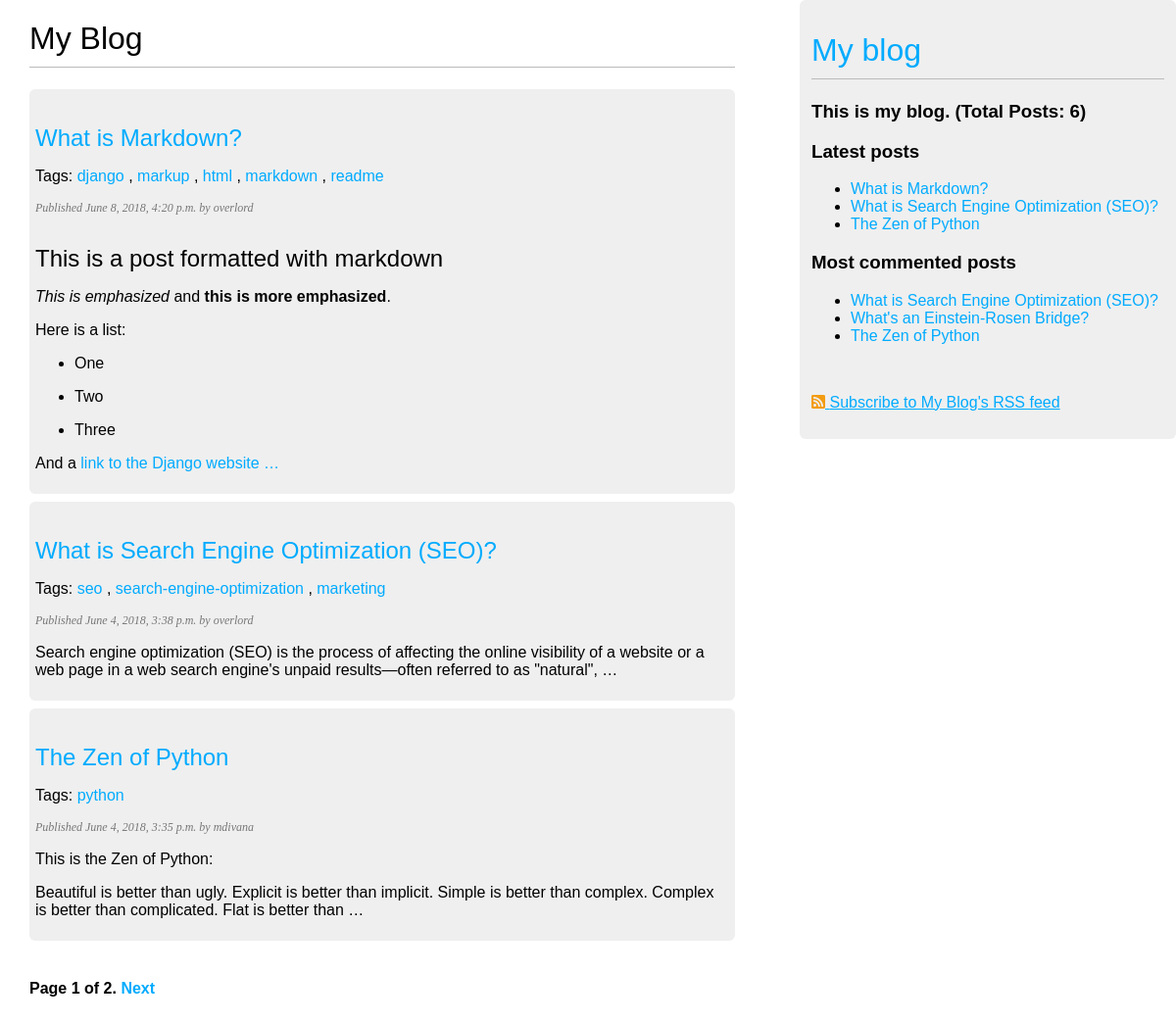
Screenshot of /blog/ with the database file from the repository.
### blog/models.py (models this page shows, shortened)
class Post(models.Model):
    STATUS_CHOICES = (
        ("draft", "Draft"),
        ("published", "Published"),
    )
    title = models.CharField(max_length=250)
    slug = models.SlugField(max_length=250, unique_for_date="publish")
    author = models.ForeignKey(User, related_name="blog_posts", on_delete=models.CASCADE)
    body = models.TextField()
    publish = models.DateTimeField(default=timezone.now)
    created = models.DateTimeField(auto_now_add=True)
    updated = models.DateTimeField(auto_now=True)
    status = models.CharField(max_length=10, choices=STATUS_CHOICES, default="draft")
    tags = TaggableManager()
    class Meta:
        ordering = ('-publish',)
    objects = models.Manager()  # Default Manager
    published = PublishedManager()  # Our custom manager
    drafted = DraftedManager()  # Our custom manager
    def get_absolute_url(self):
        return reverse('blog:post_detail',
                       args=[self.publish.year,
                             self.publish.strftime('%m'),
                             self.publish.strftime('%d'),
                             self.slug])

### blog/views.py (the view)
# urls.py: url(r'^tag/(?P<tag_slug>[-\w]+)/$', views.post_list, name='post_list_by_tag'),
def post_list(request, tag_slug=None):
    object_list = Post.published.all()
    tag = None
    if tag_slug:
        tag = get_object_or_404(Tag, slug=tag_slug)
        object_list = object_list.filter(tags__in=[tag])
    paginator = Paginator(object_list, 3)   # 3 posts in each page
    page = request.GET.get('page')
    try:
        posts = paginator.page(page)
    except PageNotAnInteger:
        posts = paginator.page(1)
    except EmptyPage:
        posts = paginator.page(paginator.num_pages)
    return render(request, 'blog/post/list.html', {'page': page,
                                                   'posts': posts,
                                                   'tag': tag})

### blog/models.py (called while the page is built)
    def get_queryset(self):
        return super(PublishedManager, self).get_queryset().filter(status='published')

### blog/templatetags/blog_tags.py (called while the page is built)
@register.simple_tag
def total_posts():
    return Post.published.count()

@register.inclusion_tag('blog/post/latest_posts.html')
def show_latest_posts(count=5):
    latest_posts = Post.published.order_by('-publish')[:count]
    return {'latest_posts': latest_posts}

@register.simple_tag
def get_most_commented_posts(count=5):
    return Post.published.annotate(total_comments=Count('comments')).order_by('-total_comments')[:count]

@register.filter(name='markdown')
def markdown_format(text):
    return mark_safe(markdown(text))

### templates/blog/post/list.html (shortened to what this page needs)
{% extends "blog/base.html" %}
{% load blog_tags %}
{% block content %}
    <h1>My Blog</h1>
    {% for post in posts %}
        <div class="post_list_view">
            <h2>
                <a href="{{ post.get_absolute_url }}">
                    {{ post.title }}
                </a>
            </h2>
            <p class="tags">
                Tags:
                {% for tag in post.tags.all %}
                    <a href="{% url 'blog:post_list_by_tag' tag.slug %}">
                        {{ tag.name }}
                    </a>
                {% if not forloop.last %}, {% endif %}
                {% endfor %}
            </p>
            <p class="date">
                Published {{ post.publish }} by {{ post.author }}
            </p>
            {{ post.body|markdown|truncatewords_html:30 }}
        </div>
    {% endfor %}
    {% include "blog/pagination.html" with page=posts %}
{% endblock %}

### templates/blog/base.html (shortened to what this page needs)
{% load blog_tags %}
{% load staticfiles %}
<!DOCTYPE html>
<html lang="en">
<head>
    <link href="{% static 'blog/css/blog.css' %}" rel="stylesheet">
    <link href="{% static 'blog/css/fontawesome-all.min.css' %}" rel="stylesheet">
</head>
<body>
    <div id="content">
        {% block content %}
        {% endblock %}
    </div>
    <div id="sidebar">
        <a href="{% url 'blog:post_list' %}"><h1>My blog</h1></a>
        <h3>This is my blog. (Total Posts: {% total_posts %})</h3>
        <h3>Latest posts</h3>
        {% show_latest_posts 3 %}
        <h3>Most commented posts</h3>
        {% get_most_commented_posts 3 as most_commented_posts %}
        <ul>
            {% for post in most_commented_posts %}
                <li>
                    <a href="{{ post.get_absolute_url }}">{{ post.title }}</a>
                </li>
            {% endfor %}
        </ul>
        <br>
        <p>
            <a href="{% url 'blog:post_feed' %}" target="_blank" style="text-decoration: underline;">
                <i class="fas fa-rss-square" style="color: #f39c12"></i> Subscribe to My Blog's RSS feed
            </a>
        </p>
    </div>
</body>
</html>

### templates/blog/post/latest_posts.html
<ul>
    {% for post in latest_posts %}
        <li>
            <a href="{{ post.get_absolute_url }}">{{ post.title }}</a>
        </li>
    {% endfor %}
</ul>

### static/blog/css/blog.css (style rules this page uses)
body { margin: 0; padding: 0; font-family: helvetica, sans-serif; }
a { color: #00ABFF; text-decoration: none; }
h1 { font-weight: normal; border-bottom: 1px solid #bbb; padding: 0 0 10px 0; }
h2 { font-weight: normal; margin: 30px 0 0; }
#content { float: left; width: 60%; padding: 0 0 0 30px; }
#sidebar { float: right; width: 30%; padding: 10px; background: #efefef; height: 100%; border: 2px solid transparent; border-radius: 6px; }
p.date { color: #777777; font-family: georgia, serif; font-size: 12px; font-style: italic; }
.post_list_view { border: solid 2px transparent; border-radius: 6px; background: #efefef; margin: 8px 0px; padding: 4px; }
.tags { font-size: 16px; }

### rows the page displays
Post: title "What is Markdown?", publish "June 8, 2018, 4:20 p.m.", author "overlord", body "This is a post formatted with markdown This is emphasized and this is more emphasized . Here is a list: One Two Three And a link to the Django website …"
Tag: name "django"
Tag: name "markup"
Tag: name "html"
Tag: name "markdown"
Tag: name "readme"
Post: title "What is Search Engine Optimization (SEO)?", publish "June 4, 2018, 3:38 p.m.", author "overlord", body "Search engine optimization (SEO) is the process of affecting the online visibility of a website or a web page in a web search engine's unpaid results—often referred to as \"natural\", …"
Tag: name "seo"
Tag: name "search-engine-optimization"
Tag: name "marketing"
Post: title "The Zen of Python", publish "June 4, 2018, 3:35 p.m.", author "mdivana", body "This is the Zen of Python: Beautiful is better than ugly. Explicit is better than implicit. Simple is better than complex. Complex is better than complicated. Flat is better than …"
Tag: name "python"
Post: title "What's an Einstein-Rosen Bridge?"

### other values shown
{{ page.number }} "1"
{{ page.paginator.num_pages }} "2"
